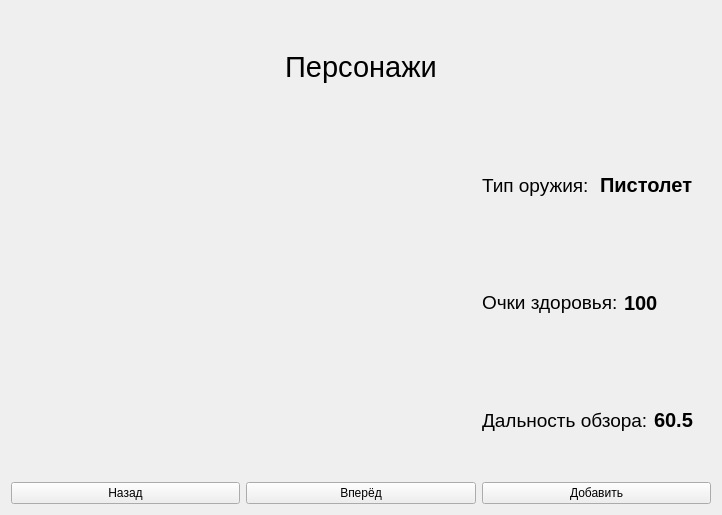
<?xml version="1.0" encoding="UTF-8"?>
<ui version="4.0">
 <class>persons</class>
 <widget class="QWidget" name="persons">
  <property name="geometry">
   <rect>
    <x>0</x>
    <y>0</y>
    <width>722</width>
    <height>515</height>
   </rect>
  </property>
  <property name="windowTitle">
   <string>Form</string>
  </property>
  <layout class="QGridLayout" name="gridLayout">
   <item row="0" column="0" colspan="3">
    <widget class="QLabel" name="title">
     <property name="font">
      <font>
       <pointsize>18</pointsize>
      </font>
     </property>
     <property name="text">
      <string>&lt;html&gt;&lt;head/&gt;&lt;body&gt;&lt;p align=&quot;center&quot;&gt;&lt;span style=&quot; font-size:22pt;&quot;&gt;Персонажи&lt;/span&gt;&lt;/p&gt;&lt;/body&gt;&lt;/html&gt;</string>
     </property>
    </widget>
   </item>
   <item row="1" column="2">
    <layout class="QHBoxLayout" name="horizontalLayout">
     <item>
      <widget class="QLabel" name="type_gun">
       <property name="font">
        <font>
         <pointsize>14</pointsize>
        </font>
       </property>
       <property name="text">
        <string>Тип оружия:</string>
       </property>
      </widget>
     </item>
     <item>
      <widget class="QLabel" name="gun">
       <property name="font">
        <font>
         <pointsize>15</pointsize>
         <bold>true</bold>
        </font>
       </property>
       <property name="text">
        <string>Пистолет</string>
       </property>
      </widget>
     </item>
    </layout>
   </item>
   <item row="2" column="2">
    <layout class="QHBoxLayout" name="horizontalLayout_2">
     <item>
      <widget class="QLabel" name="health_num">
       <property name="font">
        <font>
         <pointsize>14</pointsize>
        </font>
       </property>
       <property name="text">
        <string>Очки здоровья:</string>
       </property>
      </widget>
     </item>
     <item>
      <widget class="QLabel" name="health">
       <property name="font">
        <font>
         <pointsize>15</pointsize>
         <bold>true</bold>
        </font>
       </property>
       <property name="text">
        <string>100</string>
       </property>
      </widget>
     </item>
    </layout>
   </item>
   <item row="3" column="2">
    <layout class="QHBoxLayout" name="horizontalLayout_3">
     <item>
      <widget class="QLabel" name="dist_type">
       <property name="font">
        <font>
         <pointsize>14</pointsize>
        </font>
       </property>
       <property name="text">
        <string>Дальность обзора:</string>
       </property>
      </widget>
     </item>
     <item>
      <widget class="QLabel" name="dist">
       <property name="font">
        <font>
         <pointsize>15</pointsize>
         <bold>true</bold>
        </font>
       </property>
       <property name="text">
        <string>60.5</string>
       </property>
      </widget>
     </item>
    </layout>
   </item>
   <item row="4" column="0">
    <widget class="QPushButton" name="btn_back">
     <property name="text">
      <string>Назад</string>
     </property>
    </widget>
   </item>
   <item row="4" column="1">
    <widget class="QPushButton" name="btn_next">
     <property name="text">
      <string>Вперёд</string>
     </property>
    </widget>
   </item>
   <item row="4" column="2">
    <widget class="QPushButton" name="btn_add">
     <property name="text">
      <string>Добавить</string>
     </property>
    </widget>
   </item>
  </layout>
 </widget>
 <resources/>
 <connections/>
</ui>
